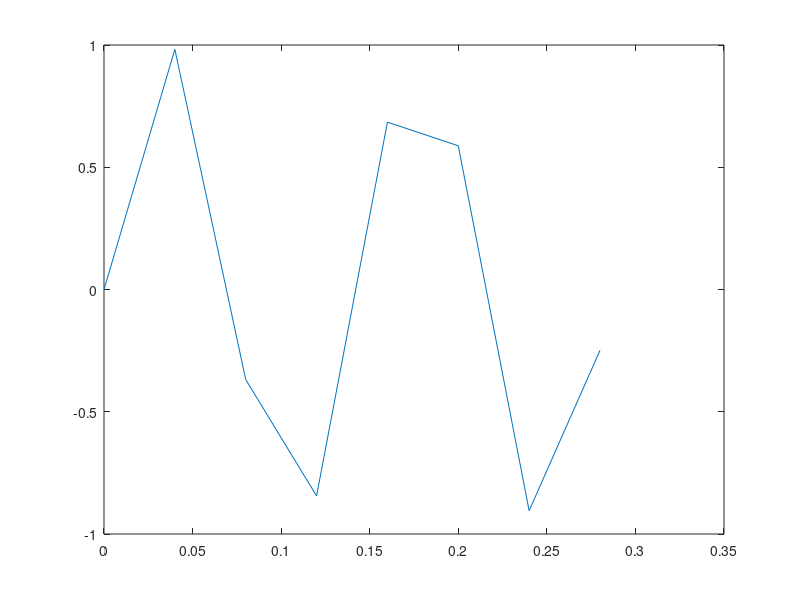

The MATLAB script that drew this image: (Note: this script raises an error after producing the figure.)
%% 6.056 Array Prrocessing
%% Kathryn Fung

clear all
clc
close all

% New functions
% generate the signal
fs = 25; % Hz (sample/sec)
dt = 1/fs; % seconds per sampl (
%length of sample
f0 = 7;                        % Hz -- our actual freq
T = 1/f0;                      % period of sampling in s
t = [0:dt:2*T];                 % length of time increments, length equal to two period (2*T)
w0 = 2*pi*f0;                   % omega of our actual signal
zerosize = length([0:dt:10*T]); % this should be 10 periods
%f1 = zeros(zerosize,1);

%for i=1:length(t)
%f1(i) = sin(w0*t(i));                  % f1 of the signal we made, our samples
%end

f1 = sin(w0*t)
N = 2*T*fs; % number of samples
n = 0:N-1;
t1=(0:length(f1)-1)/fs;

%f1 = sin(w0*n*t); % f1 of the signal we made, our samples

%% Plot the Plot
% Time Domain
figure(1)
plot(t1,f1)
hline(0,'black')
title(['Sin Signal fs=' num2str(fs)])
xlabel('Time')
ylabel('Amplitude, Unitless')
legend('Sin Wave','Zero Line')

%% Frequency Domain (FFT)
fft1 = fft(f1,zerosize);
% just gonna use the first channel her
ff1 = ((0:length(fft1)-1)*fs)/length(fft1);
%ff1 =ff1/1000;

% FFT figure
figure(2)
plot(ff1,abs(fft1))
xlim([0 fs/2])
title(['FFT of Sin Signal fs=' num2str(fs)])
xlabel('f (Hz)')
ylabel('Amplitude')

%% Zero Padding Using Matlab function
